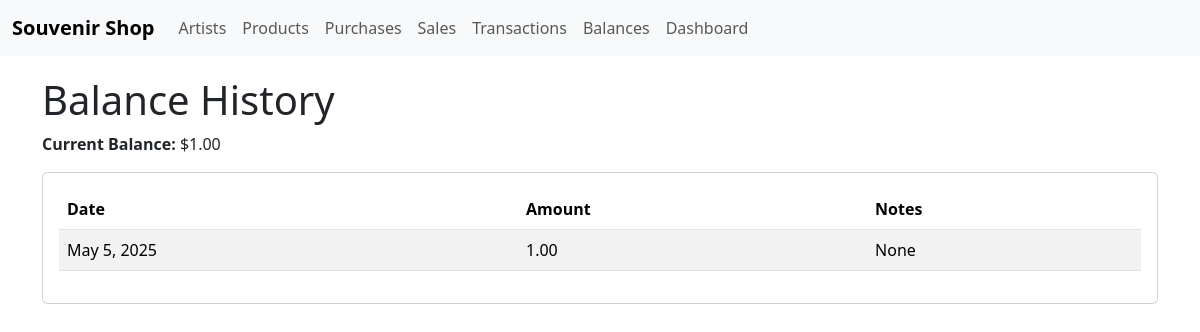
Page /shop/balances/ on the committed database.
### shop/models.py (models this page shows, shortened)
class Balance(models.Model):
    balance_date = models.DateField(default=timezone.now().date(), unique=True, verbose_name="Balance Date")
    amount = models.DecimalField(max_digits=10, decimal_places=2, verbose_name="Amount")
    notes = models.TextField(blank=True, null=True, verbose_name="Notes")
    class Meta:
        verbose_name = "Balance"
        verbose_name_plural = "Balances"

### shop/views.py (the view)
# urls.py: path('balances/', views.balance_list, name='balance_list'),
def balance_list(request):
    balances = Balance.objects.all().order_by('-balance_date')
    current_balance = get_current_balance()
    return render(request, 'shop/balance_list.html', {'balances': balances, 'current_balance': current_balance})

### shop/views.py (called while the page is built)
def get_current_balance():
    today = timezone.now().date()
    latest_balance = Balance.objects.order_by('-balance_date').first()
    if latest_balance:
        current_balance = latest_balance.amount
        transactions = Transaction.objects.filter(transaction_date__date__gt=latest_balance.balance_date, transaction_date__date__lte=today).aggregate(Sum('amount'))['amount__sum'] or 0
        current_balance += transactions
    else:
        current_balance = Transaction.objects.filter(transaction_date__date__lte=today).aggregate(Sum('amount'))['amount__sum'] or 0
    return current_balance

### shop/templates/shop/balance_list.html
{% extends 'shop/base.html' %}
{% block content %}
    <h1>Balance History</h1>
    <p><strong>Current Balance:</strong> ${{ current_balance }}</p>
    <div class="card">
      <div class="card-body">
        <table class="table table-striped">
            <thead>
                <tr>
                    <th>Date</th>
                    <th>Amount</th>
                    <th>Notes</th>
                </tr>
            </thead>
            <tbody>
                {% for balance in balances %}
                    <tr>
                        <td>{{ balance.balance_date }}</td>
                        <td>{{ balance.amount }}</td>
                        <td>{{ balance.notes }}</td>
                    </tr>
                {% endfor %}
            </tbody>
        </table>
       </div>
     </div>
{% endblock %}

### shop/templates/shop/base.html (style rules this page uses)
.card { margin-bottom: 20px; }

### rows in the picture
Balance: balance_date "May 5, 2025", amount "1.00", notes "None"

### other values in the picture
{{ current_balance }} "1.00"
